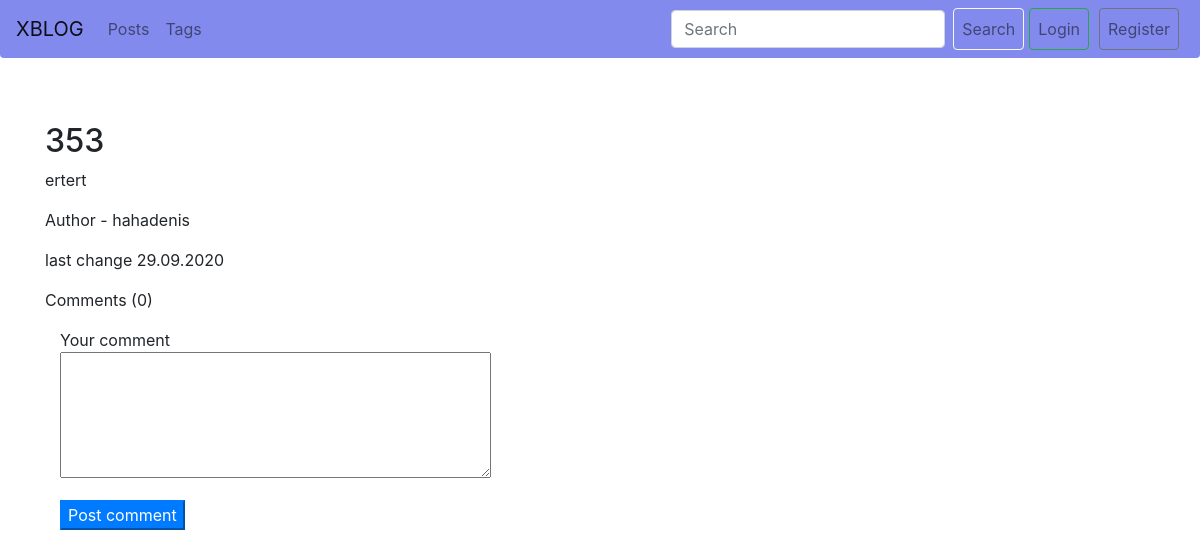
Page /post/353-1601401421/ on the earlier database version.
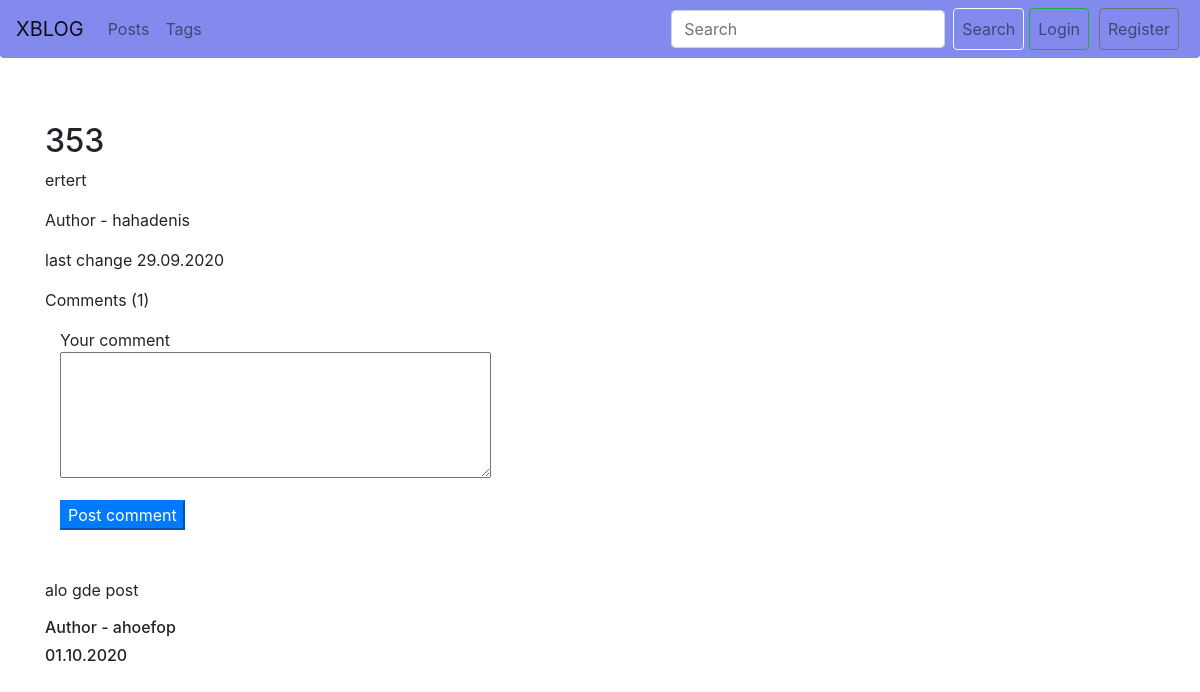
Same page on the later database version.
### blog_app_m/models.py (models this page shows, shortened)
class Post(models.Model):
    author = models.ForeignKey(User, on_delete=models.CASCADE, blank=True, null=True, related_name="author")
    title = models.CharField(max_length=150, db_index=True)
    slug = models.SlugField(max_length=150, blank=True, unique=True)
    body = models.TextField(blank=True, db_index=True)
    tags = models.ManyToManyField('Tag', blank=True, related_name='posts')
    date_pub = models.DateField(auto_now_add=True)
    date_change = models.DateField(auto_now=True)
    class Meta:
        ordering = ['-id']

class Comments(models.Model):
    post = models.ForeignKey(Post, on_delete=models.CASCADE, blank=True, null=True, verbose_name="post", related_name="comments_post")
    author = models.ForeignKey(User, on_delete=models.CASCADE, blank=True, null=True, verbose_name="comment author")
    date_create = models.DateField(auto_now_add=True)
    comment_text = models.TextField()

### blog_app_m/views.py (the view)
# urls.py: path('post/<str:slug>/', PostDetail.as_view(), name='post_detail_url'),
class PostDetail(ObjectDetailMixin,View):
    form_class = CommentForm
    model = Post
    template = 'blog_app_m/post_detail.html'

### blog_app_m/utils.py (called while the page is built)
    def get(self, request, slug):
        form = self.form_class
        obj = get_object_or_404(self.model, slug__iexact=slug)
        return render(request, self.template, context={self.model.__name__.lower(): obj,'form':form})

### blog_app_m/templates/blog_app_m/post_detail.html (shortened to what this page needs)
{% extends 'blog_app_m/base_blog_app_m.html' %}
{% block content %}
    <div class="container.fluid">
        <h2 class="mt-5">
            {{ post.title }}
        </h2>
        <p>{{ post.body }}</p>
        <p><div>Author - {{ post.author }}</div></p>
        <p><div>last change {{ post.date_change|date:'d.m.Y' }} </div></p>
        <p><div>Comments ({{ post.comments_post.all.count }})</div></p>
        <div class="col-4">Your comment
            <form class="card-text mb-5" action="" method="post">
                {% for field in form %}
                    <div class="form-group">
                        {{ field }}
                    </div>
                {% endfor %}
                <button type="submit" class="btn-primary">Post comment</button>
            </form>
        </div>
        {% for comment in post.comments_post.all %}
            <p>{{ comment.comment_text }}</p>
            <h6>Author - {{ comment.author }}</h6>
            <h6>{{ comment.date_create|date:'d.m.Y' }}</h6>
        {% endfor %}
    </div>
{% endblock %}

### blog_app_m/templates/blog_app_m/base_blog_app_m.html
{% extends 'base.html' %}

### templates/base.html (shortened to what this page needs)
<!DOCTYPE html>
{% load static %}
<html lang="en">
<head>
    <link rel="stylesheet" href="https://stackpath.bootstrapcdn.com/bootstrap/4.5.2/css/bootstrap.min.css">
    <link rel="stylesheet" type="text/css" href="{% static 'css/styles.css' %}">
	<link rel="stylesheet" href="https://use.fontawesome.com/releases/v5.6.1/css/all.css">
</head>
<body>
    <div class="container-fluid">
        <header>
            <nav class="navbar navbar-expand-lg navbar-light rounded-bottom">
                <a class="navbar-brand" href="{% url 'posts_list_url' %}">XBLOG</a>
                <div class="collapse navbar-collapse" id="navbarNav">
                    <ul class="navbar-nav">
                        <li class="nav-item">
                            <a class="nav-link" href="{% url 'posts_list_url' %}">Posts</a>
                        </li>
                        <li class="nav-item">
                            <a class="nav-link" href="{% url 'tags_list_url' %}">Tags</a>
                        </li>
                    </ul>
                    <ul class="right-nav navbar-nav ml-auto">
                        <form class="form-inline my-2 my-lg-0 ml-auto" action="{% url 'posts_list_url' %}">
                            <input class="form-control mr-sm-2" type="search" placeholder="Search" aria-label="Search"
                                    name="search">
                            <button class="nav-link btn btn-outline-light my-2 my-sm-0" type="submit">Search</button>
                        </form>
                        {% if user.is_authenticated %}
                            <li class="nav-item">
                                <div class="nav-link">{{ request.user }}</div>
                            </li>
                            <li class="nav-item">
                                <a class="nav-link btn btn-outline-danger" href="{% url 'logout_url' %}">Logout</a>
                            </li>
                        {% else %}
                            <li class="nav-item">
                                <a class="nav-link btn btn-outline-success" href="{% url 'login_url' %}">Login</a>
                            </li>
                            <li class="nav-item">
                                <a class="nav-link btn btn-outline-secondary" href="{% url 'register_url' %}">Register</a>
                            </li>
                        {% endif %}
                    </ul>
                </div>
            </nav>
        </header>
        <section>
            <div class="blog container mt-3">
                <div class="posts box">
                    <div class="post">
                        {% block content %}{% endblock %}
                    </div>
                </div>
            </div>
        </section>
    </div>
</body>
</html>

### blog_app_m/static/css/styles.css (style rules this page uses)
body { background: #fff; margin:0 -15px; }
.navbar { background-color: #828BED !important; }
.container { width: 100%; white-space: nowrap; }
.posts { display: block; float:left; align-items: left; width: 60%; margin-right: 10%; }
.right-nav .nav-item { margin: 0px 5px 0px 5px; }

Differences in the rows shown:
computed for Post "ertert": comments_post.all.count "0" → "1"
added Comments: comment_text "alo gde post", author "ahoefop", date_create "01.10.2020"
